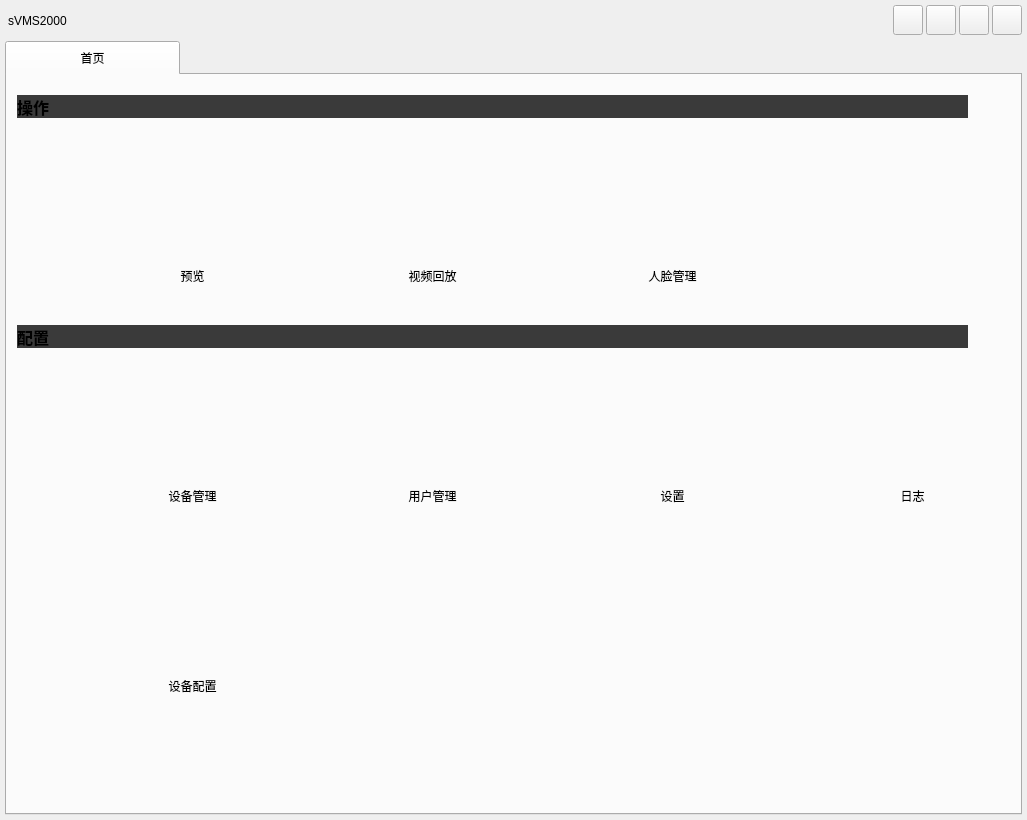
<?xml version="1.0" encoding="UTF-8"?>
<ui version="4.0">
 <class>ClientClass</class>
 <widget class="QMainWindow" name="ClientClass">
  <property name="geometry">
   <rect>
    <x>0</x>
    <y>0</y>
    <width>1027</width>
    <height>820</height>
   </rect>
  </property>
  <property name="windowTitle">
   <string>Client</string>
  </property>
  <widget class="QWidget" name="centralWidget">
   <layout class="QGridLayout" name="gridLayout">
    <property name="leftMargin">
     <number>5</number>
    </property>
    <property name="topMargin">
     <number>5</number>
    </property>
    <property name="rightMargin">
     <number>5</number>
    </property>
    <property name="bottomMargin">
     <number>5</number>
    </property>
    <property name="spacing">
     <number>3</number>
    </property>
    <item row="0" column="1" rowspan="2">
     <widget class="QLabel" name="label_3">
      <property name="minimumSize">
       <size>
        <width>0</width>
        <height>30</height>
       </size>
      </property>
      <property name="maximumSize">
       <size>
        <width>16777215</width>
        <height>30</height>
       </size>
      </property>
      <property name="styleSheet">
       <string notr="true">font: 20pt &quot;Microsoft JhengHei&quot;;</string>
      </property>
      <property name="text">
       <string>sVMS2000</string>
      </property>
     </widget>
    </item>
    <item row="0" column="2">
     <spacer name="horizontalSpacer">
      <property name="orientation">
       <enum>Qt::Horizontal</enum>
      </property>
      <property name="sizeHint" stdset="0">
       <size>
        <width>81</width>
        <height>20</height>
       </size>
      </property>
     </spacer>
    </item>
    <item row="0" column="0" rowspan="2">
     <widget class="QLabel" name="label_2">
      <property name="maximumSize">
       <size>
        <width>0</width>
        <height>30</height>
       </size>
      </property>
      <property name="text">
       <string/>
      </property>
      <property name="pixmap">
       <pixmap>:/res/SoftIcon/logo.png</pixmap>
      </property>
      <property name="scaledContents">
       <bool>true</bool>
      </property>
     </widget>
    </item>
    <item row="0" column="6">
     <widget class="QPushButton" name="btnMenu_Max">
      <property name="sizePolicy">
       <sizepolicy hsizetype="Preferred" vsizetype="Preferred">
        <horstretch>0</horstretch>
        <verstretch>0</verstretch>
       </sizepolicy>
      </property>
      <property name="minimumSize">
       <size>
        <width>30</width>
        <height>30</height>
       </size>
      </property>
      <property name="maximumSize">
       <size>
        <width>30</width>
        <height>30</height>
       </size>
      </property>
      <property name="focusPolicy">
       <enum>Qt::NoFocus</enum>
      </property>
      <property name="toolTip">
       <string>最大化</string>
      </property>
      <property name="styleSheet">
       <string notr="true"/>
      </property>
      <property name="text">
       <string/>
      </property>
      <property name="icon">
       <iconset>
        <normaloff>:/res/SoftIcon/+.png</normaloff>:/res/SoftIcon/+.png</iconset>
      </property>
      <property name="iconSize">
       <size>
        <width>25</width>
        <height>25</height>
       </size>
      </property>
     </widget>
    </item>
    <item row="0" column="5">
     <widget class="QPushButton" name="btnMenu_Min">
      <property name="sizePolicy">
       <sizepolicy hsizetype="Preferred" vsizetype="Preferred">
        <horstretch>0</horstretch>
        <verstretch>0</verstretch>
       </sizepolicy>
      </property>
      <property name="minimumSize">
       <size>
        <width>30</width>
        <height>30</height>
       </size>
      </property>
      <property name="maximumSize">
       <size>
        <width>30</width>
        <height>30</height>
       </size>
      </property>
      <property name="focusPolicy">
       <enum>Qt::NoFocus</enum>
      </property>
      <property name="toolTip">
       <string>最小化</string>
      </property>
      <property name="text">
       <string/>
      </property>
      <property name="icon">
       <iconset>
        <normaloff>:/res/SoftIcon/-.png</normaloff>:/res/SoftIcon/-.png</iconset>
      </property>
      <property name="iconSize">
       <size>
        <width>25</width>
        <height>25</height>
       </size>
      </property>
     </widget>
    </item>
    <item row="0" column="7">
     <widget class="QPushButton" name="btnMenu_Close">
      <property name="sizePolicy">
       <sizepolicy hsizetype="Preferred" vsizetype="Preferred">
        <horstretch>0</horstretch>
        <verstretch>0</verstretch>
       </sizepolicy>
      </property>
      <property name="minimumSize">
       <size>
        <width>30</width>
        <height>30</height>
       </size>
      </property>
      <property name="maximumSize">
       <size>
        <width>30</width>
        <height>30</height>
       </size>
      </property>
      <property name="cursor">
       <cursorShape>ArrowCursor</cursorShape>
      </property>
      <property name="focusPolicy">
       <enum>Qt::NoFocus</enum>
      </property>
      <property name="toolTip">
       <string>关闭</string>
      </property>
      <property name="styleSheet">
       <string notr="true"/>
      </property>
      <property name="text">
       <string/>
      </property>
      <property name="icon">
       <iconset>
        <normaloff>:/res/SoftIcon/Cancel.png</normaloff>:/res/SoftIcon/Cancel.png</iconset>
      </property>
      <property name="iconSize">
       <size>
        <width>25</width>
        <height>25</height>
       </size>
      </property>
     </widget>
    </item>
    <item row="3" column="0" colspan="8">
     <widget class="QTabWidget" name="tabWidget">
      <property name="styleSheet">
       <string notr="true">QTabBar::tab{width:175;height:34
;font: 13pt &quot;Microsoft YaHei UI&quot;;}

</string>
      </property>
      <property name="tabsClosable">
       <bool>false</bool>
      </property>
      <widget class="QWidget" name="tab">
       <attribute name="title">
        <string>首页</string>
       </attribute>
       <widget class="QLabel" name="label_Operator">
        <property name="geometry">
         <rect>
          <x>10</x>
          <y>20</y>
          <width>951</width>
          <height>23</height>
         </rect>
        </property>
        <property name="font">
         <font>
          <family>Arial Black</family>
          <pointsize>12</pointsize>
          <weight>75</weight>
          <bold>true</bold>
         </font>
        </property>
        <property name="styleSheet">
         <string notr="true">background-color: rgb(58, 58, 58);</string>
        </property>
        <property name="text">
         <string>操作</string>
        </property>
        <property name="alignment">
         <set>Qt::AlignLeading|Qt::AlignLeft|Qt::AlignVCenter</set>
        </property>
       </widget>
       <widget class="AnimationButton" name="widget_user" native="true">
        <property name="geometry">
         <rect>
          <x>350</x>
          <y>290</y>
          <width>151</width>
          <height>141</height>
         </rect>
        </property>
        <property name="minimumSize">
         <size>
          <width>151</width>
          <height>141</height>
         </size>
        </property>
        <property name="maximumSize">
         <size>
          <width>151</width>
          <height>141</height>
         </size>
        </property>
        <widget class="QLabel" name="label_5">
         <property name="geometry">
          <rect>
           <x>0</x>
           <y>120</y>
           <width>151</width>
           <height>21</height>
          </rect>
         </property>
         <property name="minimumSize">
          <size>
           <width>151</width>
           <height>21</height>
          </size>
         </property>
         <property name="maximumSize">
          <size>
           <width>151</width>
           <height>21</height>
          </size>
         </property>
         <property name="text">
          <string>用户管理</string>
         </property>
         <property name="alignment">
          <set>Qt::AlignCenter</set>
         </property>
        </widget>
       </widget>
       <widget class="AnimationButton" name="widget_face" native="true">
        <property name="geometry">
         <rect>
          <x>590</x>
          <y>70</y>
          <width>151</width>
          <height>141</height>
         </rect>
        </property>
        <property name="minimumSize">
         <size>
          <width>151</width>
          <height>141</height>
         </size>
        </property>
        <property name="maximumSize">
         <size>
          <width>151</width>
          <height>141</height>
         </size>
        </property>
        <widget class="QLabel" name="label_6">
         <property name="geometry">
          <rect>
           <x>0</x>
           <y>120</y>
           <width>151</width>
           <height>21</height>
          </rect>
         </property>
         <property name="minimumSize">
          <size>
           <width>151</width>
           <height>21</height>
          </size>
         </property>
         <property name="maximumSize">
          <size>
           <width>151</width>
           <height>21</height>
          </size>
         </property>
         <property name="text">
          <string>人脸管理</string>
         </property>
         <property name="alignment">
          <set>Qt::AlignCenter</set>
         </property>
        </widget>
       </widget>
       <widget class="AnimationButton" name="widget_equiment" native="true">
        <property name="geometry">
         <rect>
          <x>110</x>
          <y>290</y>
          <width>151</width>
          <height>141</height>
         </rect>
        </property>
        <property name="minimumSize">
         <size>
          <width>151</width>
          <height>141</height>
         </size>
        </property>
        <property name="maximumSize">
         <size>
          <width>151</width>
          <height>141</height>
         </size>
        </property>
        <widget class="QLabel" name="label_8">
         <property name="geometry">
          <rect>
           <x>0</x>
           <y>120</y>
           <width>151</width>
           <height>21</height>
          </rect>
         </property>
         <property name="minimumSize">
          <size>
           <width>151</width>
           <height>21</height>
          </size>
         </property>
         <property name="maximumSize">
          <size>
           <width>151</width>
           <height>21</height>
          </size>
         </property>
         <property name="text">
          <string>设备管理</string>
         </property>
         <property name="alignment">
          <set>Qt::AlignCenter</set>
         </property>
        </widget>
       </widget>
       <widget class="AnimationButton" name="widget_Log" native="true">
        <property name="geometry">
         <rect>
          <x>830</x>
          <y>290</y>
          <width>151</width>
          <height>141</height>
         </rect>
        </property>
        <property name="minimumSize">
         <size>
          <width>151</width>
          <height>141</height>
         </size>
        </property>
        <property name="maximumSize">
         <size>
          <width>151</width>
          <height>141</height>
         </size>
        </property>
        <widget class="QLabel" name="label_9">
         <property name="geometry">
          <rect>
           <x>0</x>
           <y>120</y>
           <width>151</width>
           <height>21</height>
          </rect>
         </property>
         <property name="minimumSize">
          <size>
           <width>151</width>
           <height>21</height>
          </size>
         </property>
         <property name="maximumSize">
          <size>
           <width>151</width>
           <height>21</height>
          </size>
         </property>
         <property name="text">
          <string>日志</string>
         </property>
         <property name="alignment">
          <set>Qt::AlignCenter</set>
         </property>
        </widget>
       </widget>
       <widget class="QLabel" name="label_Config">
        <property name="geometry">
         <rect>
          <x>10</x>
          <y>250</y>
          <width>951</width>
          <height>23</height>
         </rect>
        </property>
        <property name="font">
         <font>
          <family>Arial Black</family>
          <pointsize>12</pointsize>
          <weight>75</weight>
          <bold>true</bold>
         </font>
        </property>
        <property name="styleSheet">
         <string notr="true">background-color: rgb(58, 58, 58);</string>
        </property>
        <property name="text">
         <string>配置</string>
        </property>
        <property name="alignment">
         <set>Qt::AlignLeading|Qt::AlignLeft|Qt::AlignVCenter</set>
        </property>
       </widget>
       <widget class="AnimationButton" name="widget_Prew" native="true">
        <property name="geometry">
         <rect>
          <x>110</x>
          <y>70</y>
          <width>151</width>
          <height>141</height>
         </rect>
        </property>
        <property name="minimumSize">
         <size>
          <width>151</width>
          <height>141</height>
         </size>
        </property>
        <property name="maximumSize">
         <size>
          <width>151</width>
          <height>141</height>
         </size>
        </property>
        <widget class="QLabel" name="label_10">
         <property name="geometry">
          <rect>
           <x>0</x>
           <y>120</y>
           <width>151</width>
           <height>21</height>
          </rect>
         </property>
         <property name="maximumSize">
          <size>
           <width>151</width>
           <height>21</height>
          </size>
         </property>
         <property name="text">
          <string>预览</string>
         </property>
         <property name="alignment">
          <set>Qt::AlignCenter</set>
         </property>
        </widget>
       </widget>
       <widget class="AnimationButton" name="widget_PlayBack" native="true">
        <property name="geometry">
         <rect>
          <x>350</x>
          <y>70</y>
          <width>151</width>
          <height>141</height>
         </rect>
        </property>
        <property name="minimumSize">
         <size>
          <width>151</width>
          <height>141</height>
         </size>
        </property>
        <property name="maximumSize">
         <size>
          <width>151</width>
          <height>141</height>
         </size>
        </property>
        <widget class="QLabel" name="label_11">
         <property name="geometry">
          <rect>
           <x>0</x>
           <y>120</y>
           <width>151</width>
           <height>21</height>
          </rect>
         </property>
         <property name="minimumSize">
          <size>
           <width>151</width>
           <height>21</height>
          </size>
         </property>
         <property name="maximumSize">
          <size>
           <width>151</width>
           <height>21</height>
          </size>
         </property>
         <property name="text">
          <string>视频回放</string>
         </property>
         <property name="alignment">
          <set>Qt::AlignCenter</set>
         </property>
        </widget>
       </widget>
       <widget class="AnimationButton" name="widget_set" native="true">
        <property name="geometry">
         <rect>
          <x>590</x>
          <y>290</y>
          <width>151</width>
          <height>141</height>
         </rect>
        </property>
        <property name="minimumSize">
         <size>
          <width>151</width>
          <height>141</height>
         </size>
        </property>
        <property name="maximumSize">
         <size>
          <width>151</width>
          <height>141</height>
         </size>
        </property>
        <widget class="QLabel" name="label_12">
         <property name="geometry">
          <rect>
           <x>0</x>
           <y>120</y>
           <width>151</width>
           <height>21</height>
          </rect>
         </property>
         <property name="minimumSize">
          <size>
           <width>151</width>
           <height>21</height>
          </size>
         </property>
         <property name="maximumSize">
          <size>
           <width>151</width>
           <height>21</height>
          </size>
         </property>
         <property name="text">
          <string>设置</string>
         </property>
         <property name="alignment">
          <set>Qt::AlignCenter</set>
         </property>
        </widget>
       </widget>
       <widget class="AnimationButton" name="widget_DevicePara" native="true">
        <property name="geometry">
         <rect>
          <x>110</x>
          <y>480</y>
          <width>151</width>
          <height>141</height>
         </rect>
        </property>
        <property name="minimumSize">
         <size>
          <width>151</width>
          <height>141</height>
         </size>
        </property>
        <property name="maximumSize">
         <size>
          <width>151</width>
          <height>141</height>
         </size>
        </property>
        <widget class="QLabel" name="label_13">
         <property name="geometry">
          <rect>
           <x>0</x>
           <y>120</y>
           <width>151</width>
           <height>21</height>
          </rect>
         </property>
         <property name="minimumSize">
          <size>
           <width>151</width>
           <height>21</height>
          </size>
         </property>
         <property name="maximumSize">
          <size>
           <width>151</width>
           <height>21</height>
          </size>
         </property>
         <property name="text">
          <string>设备配置</string>
         </property>
         <property name="alignment">
          <set>Qt::AlignCenter</set>
         </property>
        </widget>
       </widget>
      </widget>
     </widget>
    </item>
    <item row="0" column="4">
     <widget class="QPushButton" name="btnSetLanguage">
      <property name="sizePolicy">
       <sizepolicy hsizetype="Preferred" vsizetype="Preferred">
        <horstretch>0</horstretch>
        <verstretch>0</verstretch>
       </sizepolicy>
      </property>
      <property name="maximumSize">
       <size>
        <width>30</width>
        <height>30</height>
       </size>
      </property>
      <property name="styleSheet">
       <string notr="true">QPushButton::menu-indicator{image:none;}</string>
      </property>
      <property name="text">
       <string/>
      </property>
      <property name="iconSize">
       <size>
        <width>30</width>
        <height>30</height>
       </size>
      </property>
     </widget>
    </item>
    <item row="0" column="3">
     <widget class="CpuMemoryLabel" name="labCPUMemory">
      <property name="minimumSize">
       <size>
        <width>140</width>
        <height>15</height>
       </size>
      </property>
      <property name="maximumSize">
       <size>
        <width>200</width>
        <height>10</height>
       </size>
      </property>
      <property name="font">
       <font>
        <family>Arial</family>
        <pointsize>8</pointsize>
       </font>
      </property>
      <property name="autoFillBackground">
       <bool>false</bool>
      </property>
      <property name="frameShape">
       <enum>QFrame::NoFrame</enum>
      </property>
      <property name="text">
       <string/>
      </property>
      <property name="scaledContents">
       <bool>true</bool>
      </property>
      <property name="alignment">
       <set>Qt::AlignCenter</set>
      </property>
      <property name="wordWrap">
       <bool>true</bool>
      </property>
     </widget>
    </item>
   </layout>
  </widget>
  <action name="screenAction">
   <property name="text">
    <string>抓图文件</string>
   </property>
  </action>
  <action name="videoAction">
   <property name="text">
    <string>视频文件</string>
   </property>
  </action>
  <action name="logAction">
   <property name="text">
    <string>日志文件</string>
   </property>
  </action>
  <action name="exitAction">
   <property name="icon">
    <iconset theme="退出">
     <normaloff>:/res/SoftIcon/Exit.png</normaloff>:/res/SoftIcon/Exit.png</iconset>
   </property>
   <property name="text">
    <string>退出</string>
   </property>
  </action>
  <action name="yuntaiAction">
   <property name="icon">
    <iconset>
     <normaloff>:/res/SoftIcon/PZTControl.png</normaloff>:/res/SoftIcon/PZTControl.png</iconset>
   </property>
   <property name="text">
    <string>云台控制</string>
   </property>
  </action>
  <action name="action1024_768">
   <property name="text">
    <string>1024*768</string>
   </property>
  </action>
  <action name="action1280_1024">
   <property name="text">
    <string>1280*1024</string>
   </property>
  </action>
  <action name="action1440_900">
   <property name="text">
    <string>1440*900</string>
   </property>
  </action>
  <action name="maxAction">
   <property name="icon">
    <iconset>
     <normaloff>:/res/SoftIcon/Max.png</normaloff>:/res/SoftIcon/Max.png</iconset>
   </property>
   <property name="text">
    <string>最大化</string>
   </property>
  </action>
  <action name="equipmentAction">
   <property name="icon">
    <iconset>
     <normaloff>:/res/SoftIcon/EaimentSet.png</normaloff>:/res/SoftIcon/EaimentSet.png</iconset>
   </property>
   <property name="text">
    <string>设备管理</string>
   </property>
  </action>
  <action name="userAction">
   <property name="icon">
    <iconset>
     <normaloff>:/res/SoftIcon/UserSet.png</normaloff>:/res/SoftIcon/UserSet.png</iconset>
   </property>
   <property name="text">
    <string>用户管理</string>
   </property>
  </action>
  <action name="faceAction">
   <property name="icon">
    <iconset>
     <normaloff>:/res/SoftIcon/faceSet.png</normaloff>:/res/SoftIcon/faceSet.png</iconset>
   </property>
   <property name="text">
    <string>人脸管理</string>
   </property>
  </action>
  <action name="logSearchAction">
   <property name="icon">
    <iconset>
     <normaloff>:/res/SoftIcon/LogSearch.png</normaloff>:/res/SoftIcon/LogSearch.png</iconset>
   </property>
   <property name="text">
    <string>日志搜索</string>
   </property>
   <property name="toolTip">
    <string>设备日志</string>
   </property>
  </action>
  <action name="systemAction">
   <property name="icon">
    <iconset>
     <normaloff>:/res/SoftIcon/SystemSet.png</normaloff>:/res/SoftIcon/SystemSet.png</iconset>
   </property>
   <property name="text">
    <string>系统设置</string>
   </property>
  </action>
  <action name="playBackAction">
   <property name="icon">
    <iconset>
     <normaloff>:/res/SoftIcon/VideoPlayBack.png</normaloff>:/res/SoftIcon/VideoPlayBack.png</iconset>
   </property>
   <property name="text">
    <string>视频摘要回放</string>
   </property>
  </action>
  <action name="lockAction">
   <property name="icon">
    <iconset>
     <normaloff>:/res/SoftIcon/Lock.png</normaloff>:/res/SoftIcon/Lock.png</iconset>
   </property>
   <property name="text">
    <string>加锁</string>
   </property>
  </action>
  <action name="MapAction">
   <property name="icon">
    <iconset>
     <normaloff>:/res/SoftIcon/Map.png</normaloff>:/res/SoftIcon/Map.png</iconset>
   </property>
   <property name="text">
    <string>电子地图</string>
   </property>
  </action>
  <action name="eyeAction">
   <property name="icon">
    <iconset>
     <normaloff>:/Client/res/eye.ico</normaloff>:/Client/res/eye.ico</iconset>
   </property>
   <property name="text">
    <string>铺平预览</string>
   </property>
  </action>
  <action name="skinAaction">
   <property name="icon">
    <iconset>
     <normaloff>:/res/SoftIcon/Skin.png</normaloff>:/res/SoftIcon/Skin.png</iconset>
   </property>
   <property name="text">
    <string>切换皮肤</string>
   </property>
  </action>
  <action name="aboutAction">
   <property name="icon">
    <iconset>
     <normaloff>:/res/SoftIcon/about.png</normaloff>:/res/SoftIcon/about.png</iconset>
   </property>
   <property name="text">
    <string>关于</string>
   </property>
  </action>
  <action name="preViewAction">
   <property name="icon">
    <iconset>
     <normaloff>:/res/SoftIcon/Prew.png</normaloff>:/res/SoftIcon/Prew.png</iconset>
   </property>
   <property name="text">
    <string>预览</string>
   </property>
  </action>
  <action name="AlarmLogAction">
   <property name="icon">
    <iconset>
     <normaloff>:/res/SoftIcon/AlarmLog.png</normaloff>:/res/SoftIcon/AlarmLog.png</iconset>
   </property>
   <property name="text">
    <string>告警日志</string>
   </property>
  </action>
  <action name="previewAction">
   <property name="checkable">
    <bool>true</bool>
   </property>
   <property name="icon">
    <iconset theme="主预览">
     <normaloff>:/Client/res/Preview_48px_1093402_easyicon.net.ico</normaloff>:/Client/res/Preview_48px_1093402_easyicon.net.ico</iconset>
   </property>
   <property name="text">
    <string>智能识别</string>
   </property>
   <property name="iconVisibleInMenu">
    <bool>true</bool>
   </property>
   <property name="priority">
    <enum>QAction::NormalPriority</enum>
   </property>
  </action>
  <action name="actionHomePage">
   <property name="text">
    <string>首页</string>
   </property>
  </action>
 </widget>
 <layoutdefault spacing="6" margin="11"/>
 <customwidgets>
  <customwidget>
   <class>AnimationButton</class>
   <extends>QWidget</extends>
   <header>animationbutton.h</header>
   <container>1</container>
  </customwidget>
  <customwidget>
   <class>CpuMemoryLabel</class>
   <extends>QLabel</extends>
   <header>cpumemorylabel.h</header>
  </customwidget>
 </customwidgets>
 <resources/>
 <connections/>
</ui>
